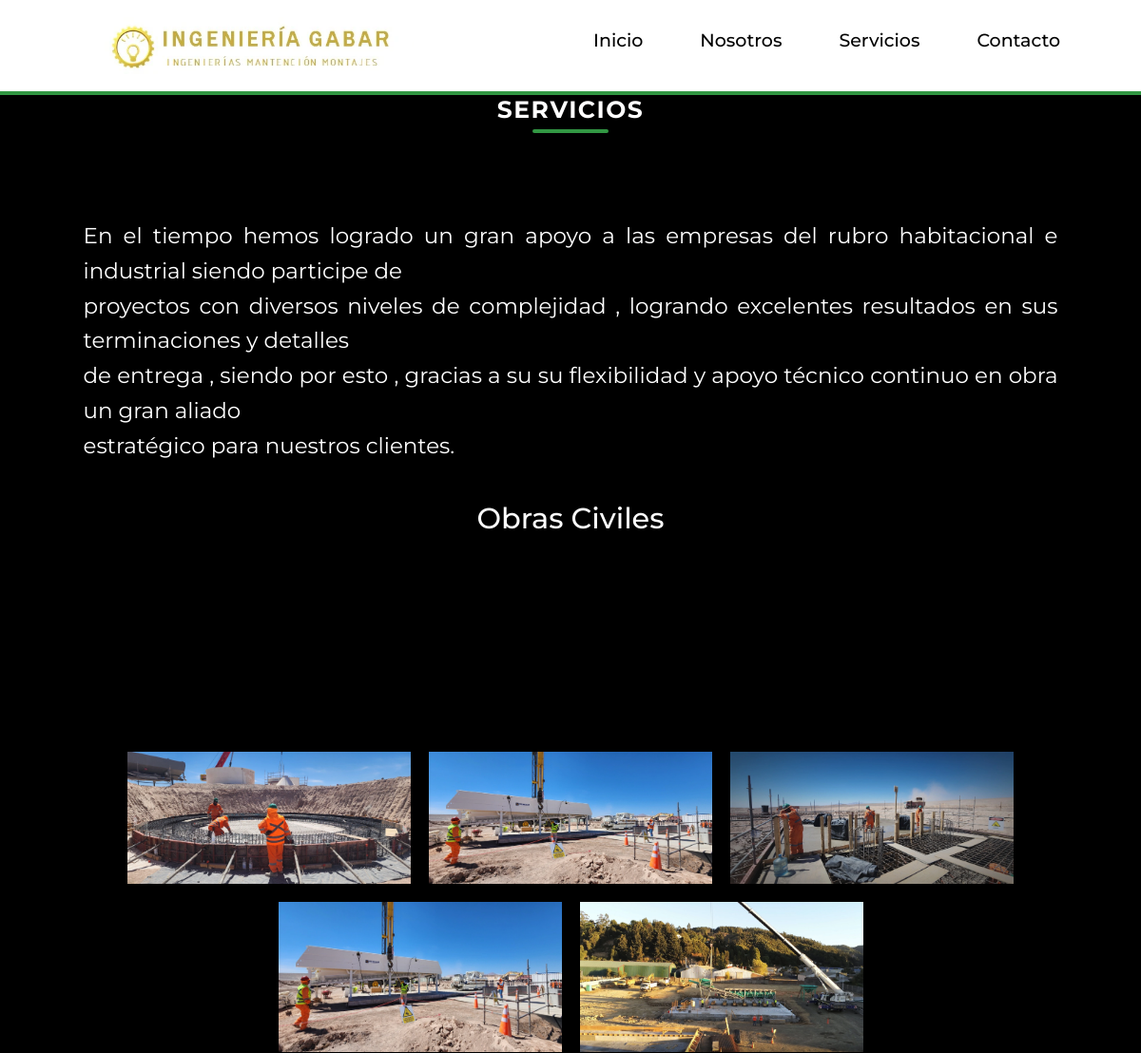
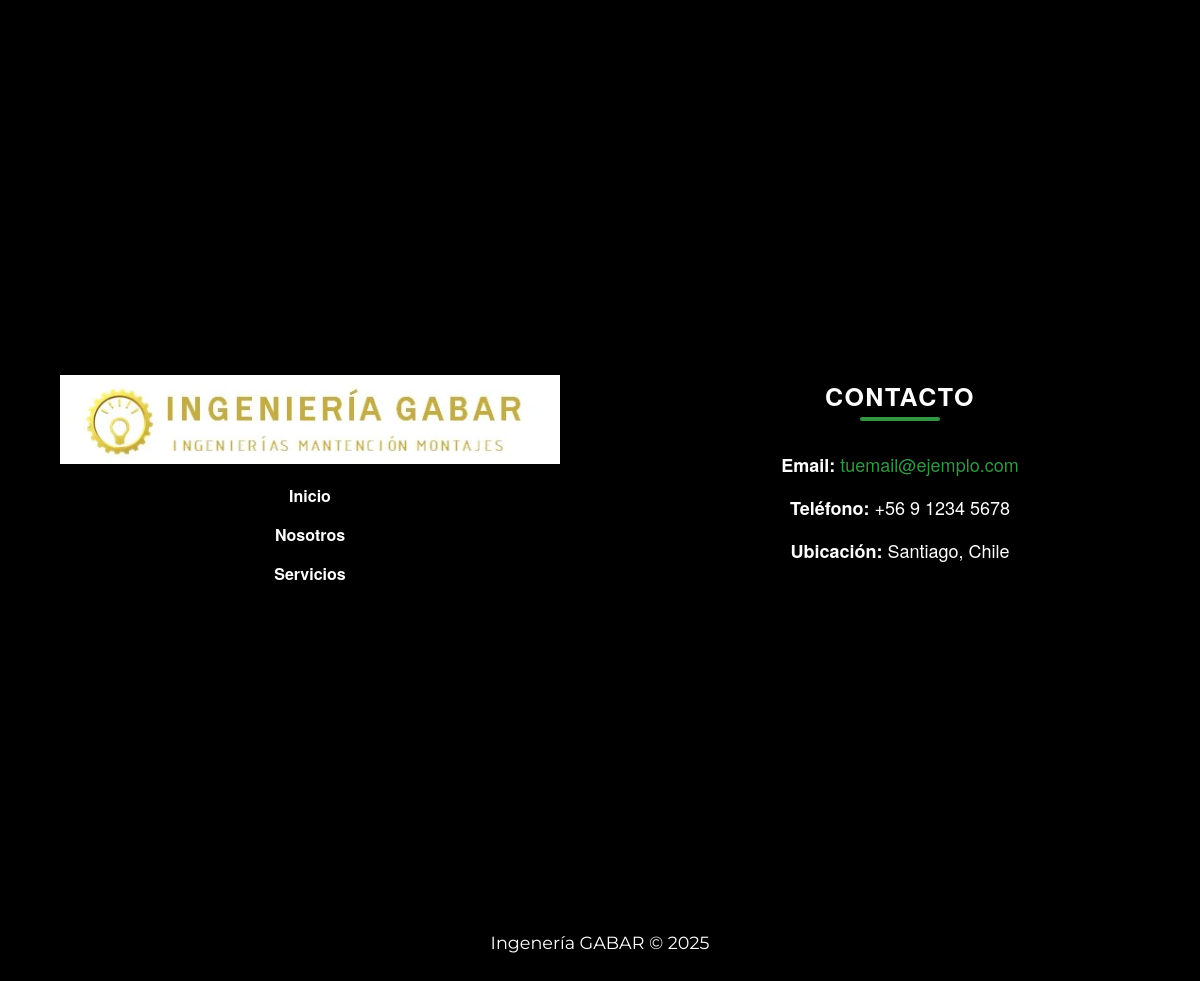
Page /2/ on the committed database (2 pictures, top to bottom).
### services/models.py (models this page shows, shortened)
class Services(BaseModel):
    title = models.CharField(max_length=255, verbose_name="Título")
    description = models.TextField(verbose_name="Descripción")
    content = models.TextField(verbose_name="Contenido")
    imagen = models.ImageField(upload_to='services/images/', verbose_name="Imagen")
    class Meta:
        verbose_name = "Servicio"
        verbose_name_plural = "Servicios"
        ordering = ["-created"]

class ServiceImage(models.Model):
    service = models.ForeignKey(Services, on_delete=models.CASCADE, related_name='imagenes')
    image = models.ImageField(verbose_name="Imagen", upload_to="services/images", null=True, blank=True)
    class Meta:
        verbose_name = "Imagen de servicio"
        verbose_name_plural = "Imágenes de servicio"

### services/views.py (the view)
# urls.py: path('<int:id>/', views.service_detail, name='service_detail'),  # Detalle de servicio por ID
def service_detail(request, id):
    service = get_object_or_404(Services, id=id)  # Obtiene el servicio por su ID
    return render(request, 'services/services_detail.html', {'service': service})

### services/templates/services/services_detail.html (shortened to what this page needs)
{% extends 'base.html' %}
{% load static %}
{% block content %}
<main class="container">
  <h2 class="title__services">Servicios</h2>
  <div class="services__container">
    <p>
      {{ service.content|linebreaks }}
    </p>
    <h2 class="services__subtitle">{{ service.title }}</h2>
  </div>
  <div class="services__galeria">
    {% for image in service.imagenes.all %}
      <img src="{{ image.image.url }}" alt="{{ service.title }}" class="gallery-image" data-index="{{ forloop.counter0 }}" onclick="fullView(this)">
    {% endfor %}
  </div>
</main>
{% endblock %}

### templates/base.html (shortened to what this page needs)
{% load static %}
<!DOCTYPE html>
<html lang="es">
    <head>
        <link rel="stylesheet" href="https://cdn.jsdelivr.net/npm/swiper@11/swiper-bundle.min.css" />
        <link href="https://cdn.jsdelivr.net/npm/bootstrap@5.3.3/dist/css/bootstrap.min.css" rel="stylesheet">
        <link href="https://cdnjs.cloudflare.com/ajax/libs/font-awesome/6.5.1/css/all.min.css" rel="stylesheet">
        <link rel="stylesheet" href="{% static 'css/navegador.css' %}">
        <link rel="stylesheet" href="{% static 'css/index.css' %}">
        <link rel="stylesheet" href="{% static 'css/services.css' %}">
    </head>
    <body>
        <nav class="layout__nav">
            <div class="layout__logo">
                <a href="{% url 'index' %}" class="logo d-flex align-items-center navbar-brand">
                    <img class="image" src="{% static 'img/Logo.webp' %}" alt="Logo">
                </a>
            </div>
            <ul class="layout__ul" id="menuList">
                <li class="layout__item"><a class="layout__link" href="{% url 'index' %}#inicio">Inicio</a></li>
                <li class="layout__item"><a class="layout__link" href="{% url 'index' %}#nosotros">Nosotros</a></li>
                <li class="layout__item"><a class="layout__link" href="{% url 'index' %}#servicios">Servicios</a></li>
                <li class="layout__item"><a class="layout__link" href="{% url 'index' %}#contacto">Contacto</a></li>
            </ul>
        </nav>
        {% block content %}
        {% endblock %}
        <section id="contacto" class="contact__layout">
            <div class="contact__nav-container">
                <nav class="contact__nav">
                    <div class="contact__logo">
                        <a href="{% url 'index' %}" class="contact__logo-link">
                            <img class="contact__logo-img" src="{% static 'img/Logo.webp' %}" alt="Logo">
                        </a>
                    </div>
                    <div class="contact__links">
                        <ul class="contact__menu" id="menuList">
                            <li class="contact__menu-item"><a class="contact__menu-link"
                                    href="{% url 'index' %}#inicio">Inicio</a></li>
                            <li class="contact__menu-item"><a class="contact__menu-link"
                                    href="{% url 'index' %}#nosotros">Nosotros</a></li>
                            <li class="contact__menu-item"><a class="contact__menu-link"
                                    href="{% url 'index' %}#servicios">Servicios</a></li>
                        </ul>
                    </div>
                </nav>
                <div class="contact__info-container">
                    <div class="contact__info">
                        <h2 class="contact__title">Contacto</h2>
                        <ul class="contact__list">
                            <li><strong>Email:</strong> <a href="mailto:tuemail@ejemplo.com">tuemail@ejemplo.com</a>
                            </li>
                            <li><strong>Teléfono:</strong> +56 9 1234 5678</li>
                            <li><strong>Ubicación:</strong> Santiago, Chile</li>
                        </ul>
                    </div>
                </div>
            </div>
        </section>
        <footer class="layout__footer">
            <p class="layout__year">Ingenería GABAR <span>&copy;</span> <span id="current-year"></span></p>
        </footer>
    </body>
</html>

### static/css/navegador.css (style rules this page uses)
* { margin: 0; padding: 0; box-sizing: border-box; }
html { font-size: 10px; height: 100%; width: 100%; scroll-behavior: smooth; }
body { font-family: "Montserrat", sans-serif; font-size: 1.6rem; background-color: black; background-image: url('../img/fondoBody.png'); background-size: cover; background-position: center center; background-attachment: fixed; }
.layout__nav { padding: 20px 80px; display: flex; align-items: center; justify-content: space-between; background-color: rgb(255, 255, 255); height: 100px; border-bottom: 4px solid rgb(50, 151, 67); }
.layout__ul { display: flex; gap: 50px; align-items: center; transition: max-height 0.3s ease; }
.layout__item { list-style-type: none; }
.layout__link { position: relative; font-size: 1.9rem; font-weight: 450; text-decoration: none; color: rgb(0, 0, 0); display: inline-block; padding: 5px; box-sizing: border-box; transition: color 0.1s ease; }
.layout__logo a { text-decoration: none; color: inherit; }
.logo { line-height: 70px; padding: 0 20px; text-decoration: none; }
.image { width: 70%; height: auto; margin-right: 10px; }
.layout__footer { position: relative; width: 100%; min-height: 100px; padding: 10px 50px; display: flex; justify-content: center; align-items: center; flex-direction: column; }
.layout__year { color: #ffffff; text-align: center; margin-top: 15px; margin-bottom: 10px; font-size: 1.1em; }
@media (min-width: 1024px) { .layout__nav { padding: 20px 80px; } }
@media (min-width: 1024px) { .layout__ul { gap: 50px; } }

### static/css/index.css (style rules this page uses)
.services__container { margin: 0 auto 16rem auto; padding: 50px; text-align: justify; }
.services__container p { line-height: 1.6; font-size: 23px; color: #ffffff; }
.services__subtitle { font-size: 1.9em; color: #ffffff; margin-top: 40px; text-align: center; }
.services__galeria { display: flex; flex-wrap: wrap; gap: 15px; justify-content: center; padding: 10px; margin-bottom: 6rem; }
.services__galeria img { max-width: 298px; max-height: 224px; margin: 2px; }
.contact__layout { color: #fff; padding: 10px 20px; font-family: 'Helvetica Neue', sans-serif; }
.contact__nav-container { display: flex; height: 100vh; justify-content: space-between; gap: 20px; }
.contact__nav { width: 50%; display: flex; flex-direction: column; justify-content: center; align-items: center; padding: 30px; }
.contact__logo { display: flex; justify-content: center; margin-bottom: 20px; }
.contact__logo-link { display: flex; justify-content: center; }
.contact__logo-img { max-width: 500px; height: auto; }
.contact__links { width: 100%; text-align: center; }
.contact__menu { list-style: none; display: flex; flex-direction: column; gap: 15px; margin: 0; padding: 0; }
.contact__menu-item { margin: 0; }
.contact__menu-link { color: #fff; text-decoration: none; font-weight: bold; font-family: 'Helvetica Neue', sans-serif; transition: color 0.3s; }
.contact__info-container { width: 50%; padding: 30px; color: #fff; margin-top: 10px; display: flex; justify-content: center; align-items: center; flex-direction: column; margin: auto; text-align: center; max-width: 500px; height: auto; }
.contact__title { font-size: clamp(2rem, 3vw, 2.5rem); font-weight: 700; color: rgb(255, 254, 254); text-transform: uppercase; letter-spacing: 1.5px; margin-bottom: 4rem; position: relative; }
.contact__title::after { content: ""; width: 80px; height: 4px; background: rgb(50, 151, 67); position: absolute; bottom: -10px; left: 50%; transform: translateX(-50%); border-radius: 2px; }
.contact__list { list-style: none; padding: 0; margin: 0; }
.contact__list li { margin: 15px 0; font-size: 18px; }
.contact__list a { color: rgb(50, 151, 67); text-decoration: none; transition: color 0.3s; }

### static/css/services.css (style rules this page uses)
.title__services { font-size: clamp(2rem, 3vw, 2.5rem); font-weight: 700; color: rgb(255, 254, 254); text-transform: uppercase; letter-spacing: 1.5px; margin-bottom: 4rem; position: relative; text-align: center; }
.title__services::after { content: ""; width: 80px; height: 4px; background: rgb(50, 151, 67); position: absolute; bottom: -10px; left: 50%; transform: translateX(-50%); border-radius: 2px; }

### rows in the picture
Services: content "En el tiempo hemos logrado un gran apoyo a las empresas del rubro habitacional e industrial siendo participe de proyectos con diversos niveles de complejidad , logrando excelentes resultados en sus terminaciones y detalles de entrega , siendo por esto , gracias a su su flexibilidad y apoyo técnico continuo en obra un gran aliado estratégico para nuestros clientes.", title "Obras Civiles"
ServiceImage: image (picture)
ServiceImage: image (picture)
ServiceImage: image (picture)
ServiceImage: image (picture)
ServiceImage: image (picture)
